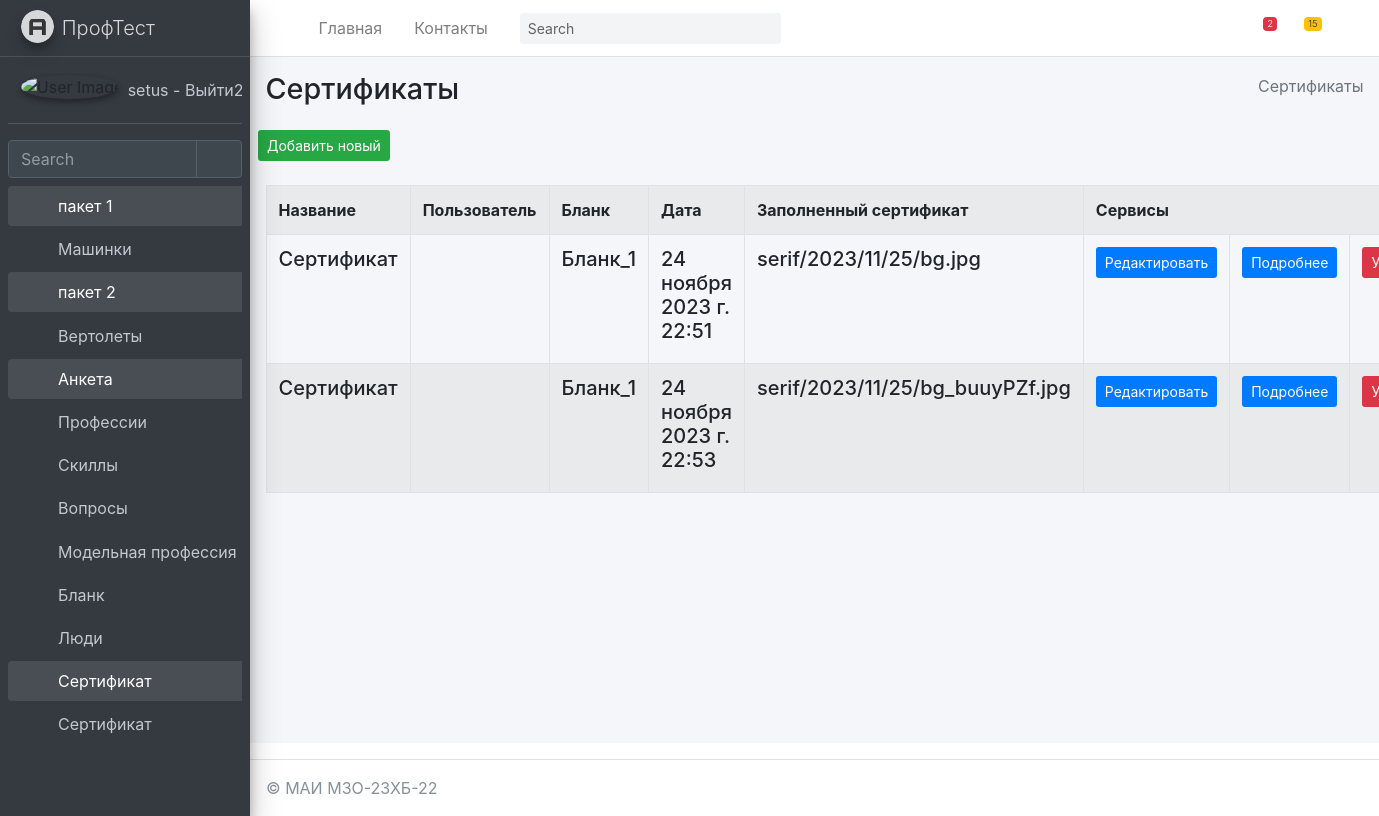
The page /testik/Sertif/ (signed in) on the database as committed earlier.
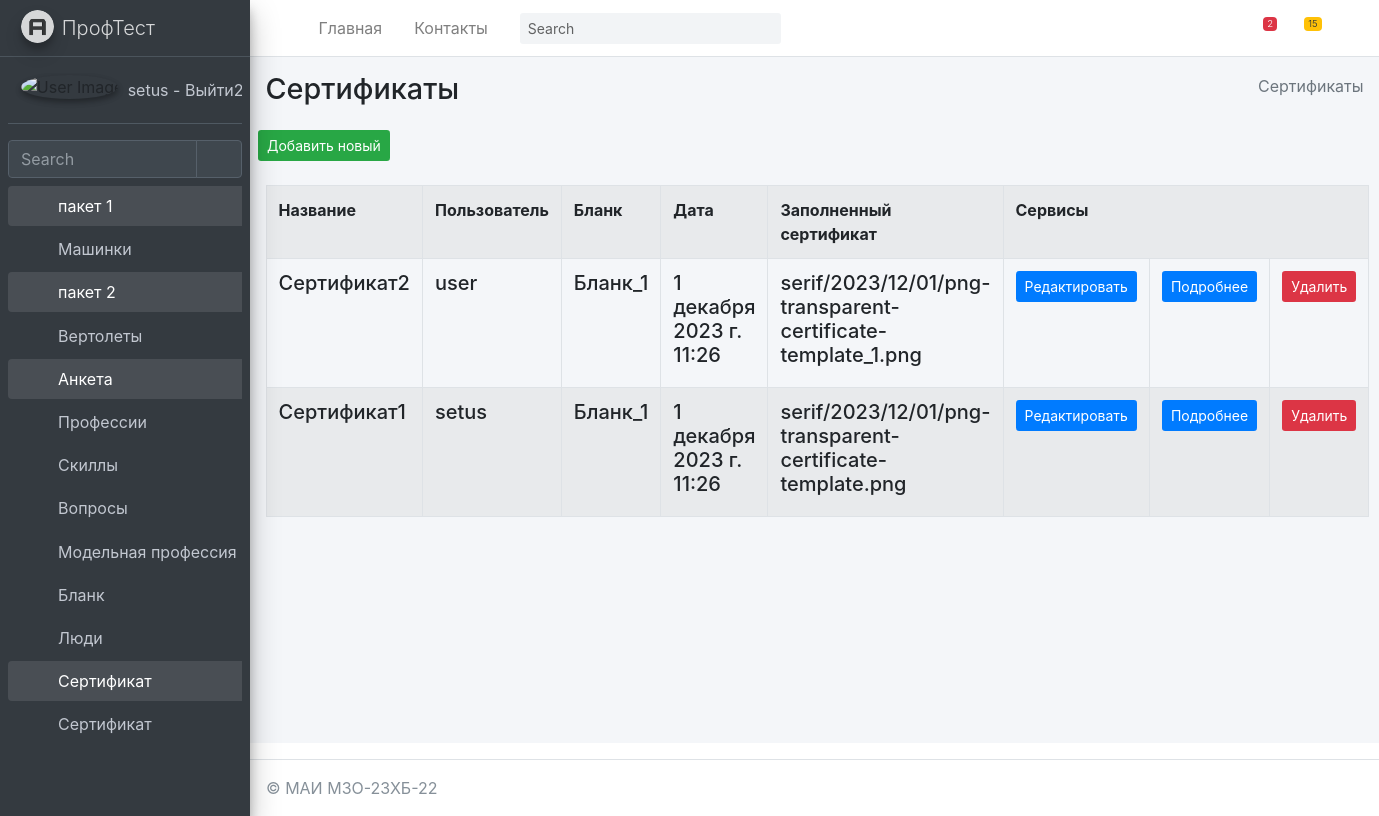
The same page on the database as committed later.
### mysite/testik/models.py (models this page shows, shortened)
class Sertif(models.Model):
    title = models.TextField(max_length=50, verbose_name="Название")
    users = models.ForeignKey(User, on_delete=models.PROTECT, verbose_name="Пользователь", related_name="SertifUser")
    blank = models.ForeignKey(Blank, on_delete=models.PROTECT, verbose_name="Бланк", related_name="BlankSertif")
    date = models.DateTimeField(auto_now_add=True, verbose_name="Дата")
    filled_sertif = models.ImageField(upload_to='serif/%Y/%m/%d', blank=True, verbose_name="Заполненный сертификат")
    class Meta:
        ordering = ["-title"]
        verbose_name = "Сертификат"
        verbose_name_plural = "Сертификаты"

### mysite/anketa/models.py (models this page shows, shortened)
class Blank(models.Model):
    title = models.TextField(max_length=50, verbose_name="Название")
    image_full = models.ImageField(upload_to='blank/%Y/%m/%d', blank=True, verbose_name="Изображение")
    image_one = models.ImageField(upload_to='blank/%Y/%m/%d', blank=True, verbose_name="Изображение")
    class Meta:
        ordering = ["-title"]
        verbose_name = "Бланк"
        verbose_name_plural = "Бланки"
    def __str__(self):
        return self.title

### mysite/testik/views.py (the view)
# urls.py: path('Sertif/', SertifView.as_view(), name='Sertif'),
@method_decorator(login_required(login_url='/login/'), name='dispatch')
class SertifView(ListView):
	model = Sertif
	context_object_name = 'sertif_list'
	success_url = reverse_lazy('testik:SertifView')
	paginate_by = item_for_page
	def get_context_data(self, *, object_list=None, **kwargs):
		context = super(SertifView,self).get_context_data(**kwargs)
		context['sometry'] = self.model._meta.verbose_name_plural
		context['col1name'] = self.model._meta.get_field("title").verbose_name
		context['col2name'] = self.model._meta.get_field("users").verbose_name
		context['col3name'] = self.model._meta.get_field("blank").verbose_name
		context['col4name'] = self.model._meta.get_field("date").verbose_name
		context['col5name'] = self.model._meta.get_field("filled_sertif").verbose_name
		context['collastname'] = 'Cервисы'
		return context

### mysite/testik/templates/testik/sertif_list.html (shortened to what this page needs)
{% extends "testik/base.html" %}
{% block content %}
{% load testik_tags %}
<div class="content-wrapper">
    {% block sidebar %}
    {% include 'testik/includes/_breadcrumb.html' %}
    {% endblock %}
    <section class="content">
        <button class="btn bg-success btn-sm">
            <a href="{% url 'testik:SertifCreate' %}" class=''>
                Добавить новый
            </a>
        </button>
        <br><br>
        <div class="container-fluid row">
            <div class="col-md-12">
                <table class="table table-striped table-bordered ">
                    <tr>
                        <th class="w-10">{{ col1name }}</th>
                        <th class="w-25">{{ col2name }}</th>
                        <th class="w-25">{{ col3name }}</th>
                        <th class="w-25">{{ col4name }}</th>
                        <th class="w-25">{{ col5name }}</th>
                        <th colspan="3">Сервисы</th>
                    </tr>
                    {% for item in sertif_list %}
                    <tr>
                        <td>
                            <h5 class="testikd-title">
                                {{ item.title }}
                            </h5>
                        </td>
                        <td>
                            <h5 class="testikd-title">
                                {{ item.users }}
                            </h5>
                        </td>
                        <td>
                            <h5 class="testikd-title">
                                {{ item.blank }}
                            </h5>
                        </td>
                        <td>
                            <h5 class="testikd-title">
                                {{ item.date }}
                            </h5>
                        </td>
                        <td>
                            <h5 class="testikd-title">
                                {{ item.filled_sertif }}
                            </h5>
                        </td>
                        <td>
                            <button class="btn bg-primary  btn-sm">
                                <a href="{% url 'testik:SertifUpdate' item.pk %}">Редактировать</a>
                            </button>
                        </td>
                        <td>
                            <button class="btn bg-primary  btn-sm">
                                <a href="{% url 'testik:SertifDetail' item.pk %}">Подробнее</a>
                            </button>
                        </td>
                        <td>
                            <button class="btn bg-danger  btn-sm" >
                                <a href="{% url 'testik:SertifDelete' item.pk %}">Удалить</a>
                            </button>
                        </td>
                    </tr>
                    {% endfor %}
                </table>
            </div>
        </div>
    </section>
</div>
{% endblock %}

### mysite/testik/templates/testik/base.html (shortened to what this page needs)
{% extends "layouts/base.html" %}
{% load static %}
{% block body_class %} sidebar-mini {% endblock body_class %}
{% block stylesheets %}
    <link rel="stylesheet" href="{{ ASSETS_ROOT }}/plugins/fontawesome-free/css/all.min.css">
    <link rel="stylesheet" href="{{ ASSETS_ROOT }}/css/adminlte.min.css">
{% endblock stylesheets %}

### mysite/templates/layouts/base.html (shortened to what this page needs)
<!DOCTYPE html>
<html lang="ru">
<head>
    {% block stylesheets %}
    {% endblock stylesheets %}
</head>
<body class="hold-transition {% block body_class %}{% endblock body_class %}">
<div class="wrapper">
    {% include 'includes/navigation.html' %}
    {% include 'includes/full_sidebar.html' %}
    {% block content %}{% endblock content %}
    {% include 'includes/footer.html' %}
</div>
</body>
</html>

### mysite/templates/includes/navigation.html (shortened to what this page needs)
<nav class="main-header navbar navbar-expand navbar-white navbar-light">
    <ul class="navbar-nav">
        <li class="nav-item">
            <a class="nav-link" data-widget="pushmenu" href="#" role="button"><i class="fas fa-bars"></i></a>
        </li>
        <li class="nav-item d-none d-sm-inline-block">
            <a href="/" class="nav-link">Главная</a>
        </li>
        <li class="nav-item d-none d-sm-inline-block">
            <a href="#" class="nav-link">Контакты</a>
        </li>
    </ul>
    <form class="form-inline ml-3">
        <div class="input-group input-group-sm">
            <input class="form-control form-control-navbar" type="search" placeholder="Search" aria-label="Search">
            <div class="input-group-append">
                <button class="btn btn-navbar" type="submit">
                    <i class="fas fa-search"></i>
                </button>
            </div>
        </div>
    </form>
    <ul class="navbar-nav ml-auto">
        <li class="nav-item dropdown">
            <a class="nav-link" data-toggle="dropdown" href="#">
                <i class="far fa-comments"></i>
                <span class="badge badge-danger navbar-badge">2</span>
            </a>
        </li>
        <li class="nav-item dropdown">
            <a class="nav-link" data-toggle="dropdown" href="#">
                <span class="badge badge-warning navbar-badge">15</span>
            </a>
        </li>
        <li class="nav-item">
            <a class="nav-link" data-widget="control-sidebar" data-slide="true" href="#" role="button">
                <i class="fas fa-th-large"></i>
            </a>
        </li>
    </ul>
</nav>

### mysite/templates/includes/full_sidebar.html
<aside class="main-sidebar sidebar-dark-primary elevation-4">
    <a href="/" class="brand-link">
        <img src="{{ ASSETS_ROOT }}/img/AdminLTELogo.png" alt="AdminLTE Logo" class="brand-image img-circle elevation-3"
             style="opacity: .8">
        <span class="brand-text font-weight-light">ПрофТест</span>
    </a>
    <div class="sidebar">
        <div class="user-panel mt-3 pb-3 mb-3 d-flex">
            <div class="image">
                <img src="{{ ASSETS_ROOT }}/img/user2-160x160.jpg" class="img-circle elevation-2" alt="User Image">
            </div>
            <div class="info">
                <a href="{% url 'logout' %}" class="d-block">
                    {{ request.user.username }} - Выйти2
                </a>
            </div>
        </div>
        <div class="form-inline">
            <div class="input-group" data-widget="sidebar-search">
                <input class="form-control form-control-sidebar" type="search" placeholder="Search" aria-label="Search">
                <div class="input-group-append">
                    <button class="btn btn-sidebar">
                        <i class="fas fa-search fa-fw"></i>
                    </button>
                </div>
            </div>
        </div>
        <nav class="mt-2">
            <ul class="nav nav-pills nav-sidebar flex-column" data-widget="treeview" role="menu" data-accordion="false">
                {% for item1 in SIDEBAR %}
                    <li class="nav-item {% if 'children' in item1 %} has-treeview menu-is-opening menu-open {% endif %}">
                    <a href="{% if 'children' in item1 %}#{% else %}{{ item1.url }}{% endif %}" class="nav-link">
                        <i class="nav-icon fas fa-circle {{ item1.color }}"></i>
                        <p>
                            {{ item1.name }}
                            {% if 'children' in item1 %}<i class="right fas fa-angle-left"></i>{% endif %}
                        </p>
                    </a>
                    <ul class="nav nav-treeview">
                    {% if 'children' in item1 %}
                        {% for item2 in item1.children %}
                            <li class="nav-item">
                                <a href="{{ item2.url }}" class="nav-link">
                                    <i class="far fa-circle nav-icon"></i>
                                    <p>{{ item2.name }}</p>
                                </a>
                            </li>
                        {% endfor %}
                    {% endif %}
                    </ul>
                    </li>
                {% endfor %}
            </ul>
        </nav>
    </div>
</aside>

### mysite/testik/templates/testik/includes/_breadcrumb.html
<section class="content-header">
    <div class="container-fluid">
        <div class="row mb-2">
            <div class="col-sm-6">
                <h1>{% block title1 %}{{ sometry }} {% endblock %}</h1>
            </div>
            <div class="col-sm-6">
                <ol class="breadcrumb float-sm-right">
                    <li class="breadcrumb-item active">{{ sometry }} </li>
                </ol>
            </div>
        </div>
    </div>
</section>

### mysite/templates/includes/footer.html
  <footer class="main-footer">
    &copy; МАИ М3О-23ХБ-22
  </footer>

Rows that differ between the two databases and show on the page:
removed Sertif: title "Сертификат", blank "Бланк_1", date "24 ноября 2023 г. 22:51", filled_sertif "serif/2023/11/25/bg.jpg"
removed Sertif: title "Сертификат", blank "Бланк_1", date "24 ноября 2023 г. 22:53", filled_sertif "serif/2023/11/25/bg_buuyPZf.jpg"
added Sertif: title "Сертификат2", users "user", blank "Бланк_1", date "1 декабря 2023 г. 11:26", filled_sertif "serif/2023/12/01/png-transparent-certificate-template_1.png"
added Sertif: title "Сертификат1", users "setus", blank "Бланк_1", date "1 декабря 2023 г. 11:26", filled_sertif "serif/2023/12/01/png-transparent-certificate-template.png"
